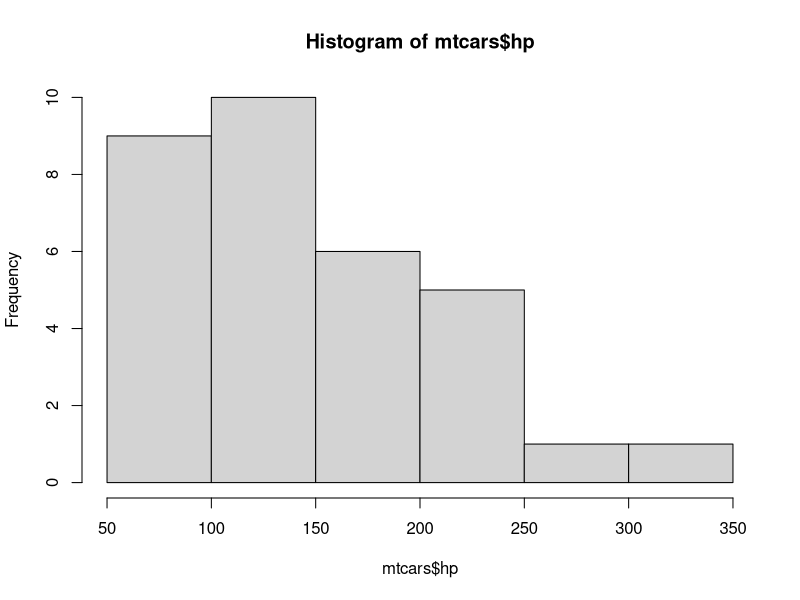

Write the R code that produced this figure.
# This is an R script

# First part of the script
print("Hello,")
Sys.getenv("USER")
print("The time is")
Sys.time()


# Second part of the script
Sys.sleep(60)
print("Now 60 seconds have passed since the last print")
Sys.time()


# Thrid part of the script 
print("\nExtra text to output")
head(mtcars)


# Fouth part
# Make a plot !
png("hist_horse_power.png")
hist(mtcars$hp)
dev.off()
